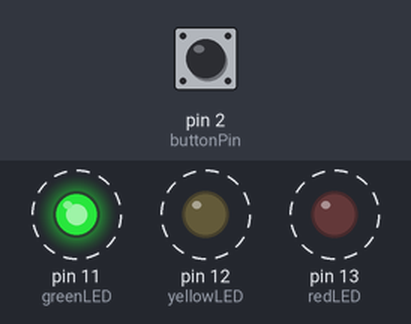
Bench run of a sketch on a simulated Arduino Uno, built with avr-gcc and run on an emulated ATmega328P. On the bench: output pins drawn as LEDs (lit = HIGH). Dashed ring = blinking. Inputs (shaded band) come from the test bench; at power-on: pin 2 (buttonPin) LOW. Random numbers use the default seed unless the sketch sets one.

Above: at 4.8 s.
4.9 s: pin 2 (buttonPin) pulled HIGH for 2.35 s
At 5.4 s:
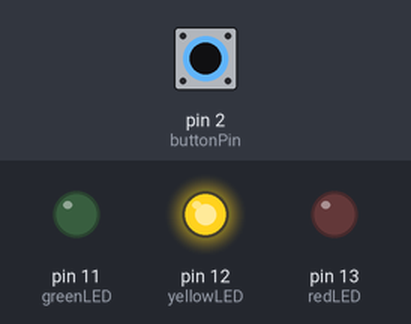
At 8.3 s:
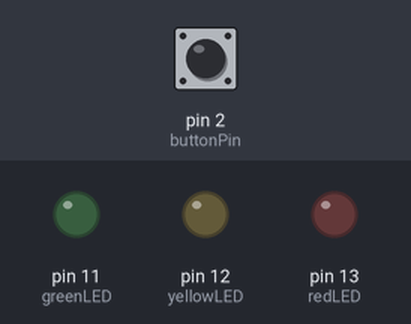
Timing chart, 0 to 14.7 s (numbered marks = the images above; inputs shaded):
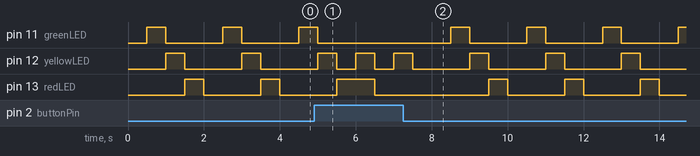

The sketch:

RandomLED.ino
```cpp
/*
  CTC GO! CORE MODULE
  LESSON 04 - Digital Inputs & Outputs

  This sketch is written to accompany Activity 3 in Lesson 04 of the CTC GO! core module
*/

// Initialising the pins and other variables.
int greenLED = 11;
int yellowLED = 12;
int redLED = 13;
int buttonState = 0;
int buttonPin = 2;
int del = 500;

int blinkingLED = 0;

void setup()
{
  // Setting up the pins as OUTPUTS.
  pinMode(greenLED, OUTPUT);
  pinMode(yellowLED, OUTPUT);
  pinMode(redLED, OUTPUT);
  pinMode(buttonPin, INPUT);
}

void loop()
{
  buttonState = digitalRead(buttonPin);
  if (buttonState == HIGH){
    // Randomly blink the LEDs
    blinkingLED = random(11, 14);

    if (blinkingLED == greenLED)
    {
      digitalWrite(greenLED, HIGH);
    }

    else if (blinkingLED == yellowLED)
    {
     digitalWrite(yellowLED, HIGH);
    }
    else if (blinkingLED == redLED)
    {
      digitalWrite(redLED, HIGH);
    }

    delay (del);
    digitalWrite(greenLED, LOW);
    digitalWrite(yellowLED, LOW);
    digitalWrite(redLED, LOW);
    delay(del);
  } else {
    digitalWrite(greenLED, LOW);
    digitalWrite(yellowLED, LOW);
    digitalWrite(redLED, LOW);
    delay(del);
    digitalWrite(greenLED, HIGH);
    delay(del);
    digitalWrite(greenLED, LOW);
    digitalWrite(yellowLED, HIGH);
    delay(del);
    digitalWrite(yellowLED, LOW);
    digitalWrite(redLED, HIGH);
    delay(del);
  }
}
```

Measured:
- by itself, pin 11 (greenLED): repeats every 2.0 s: HIGH 0.50 s, LOW 1.5 s
